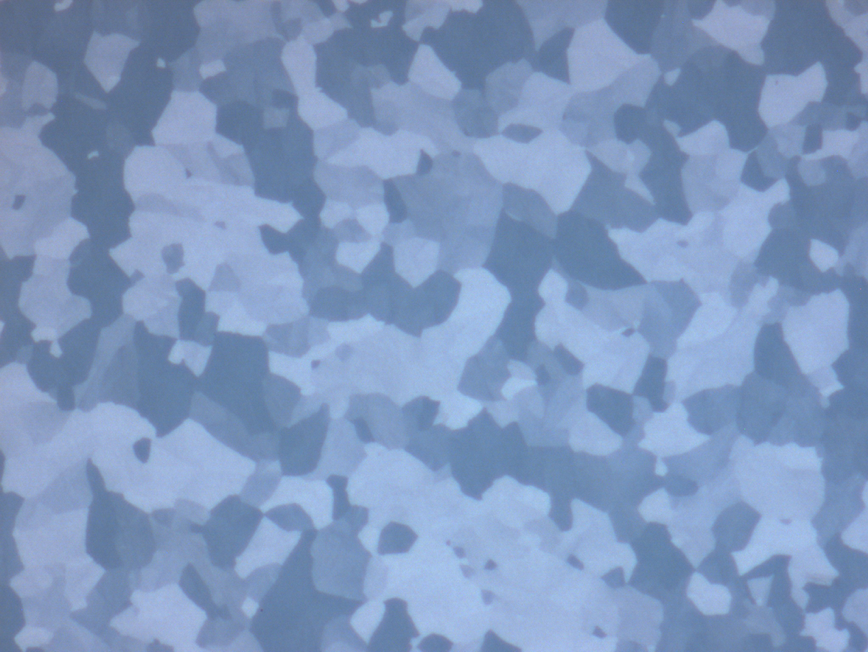
#> input picture contrast_images/15C_bf_140.png, 868 x 652 px
$ python grain_counting_continuous.py   (older library calls are emulated)
#> lines starting #> are read from the running program, lines starting #| are printed output that depends on the picture; after the words box and inside, x2 and y2 are one past the last pixel; in counts of white or black regions, pixels touching at a corner belong together
import numpy as np
import matplotlib.pyplot as plt

from scipy import ndimage as ndi
from skimage.io import imread
from skimage.color import rgb2gray, rgba2rgb, label2rgb
from skimage.filters import sobel, gaussian, threshold_otsu, threshold_local,\
        unsharp_mask, threshold_multiotsu
from skimage.filters.rank import mean
from skimage.morphology import disk
from skimage.morphology import closing, opening, binary_closing,\
        binary_opening, reconstruction, area_opening, diameter_closing,\
        binary_erosion, erosion, diameter_opening, flood, remove_small_holes,\
        binary_closing, remove_small_objects, binary_dilation, dilation
from skimage.segmentation import watershed, random_walker, mark_boundaries
from skimage.measure import label, regionprops
from skimage.future import graph
from skimage.util import random_noise, img_as_ubyte

# Import images in RGB space:
temp = 15
img_bf = rgba2rgb(imread(f'./contrast_images/{temp}C_bf_140.png'))
img_df = rgba2rgb(imread(f'./contrast_images/{temp}C_df_140.png'))
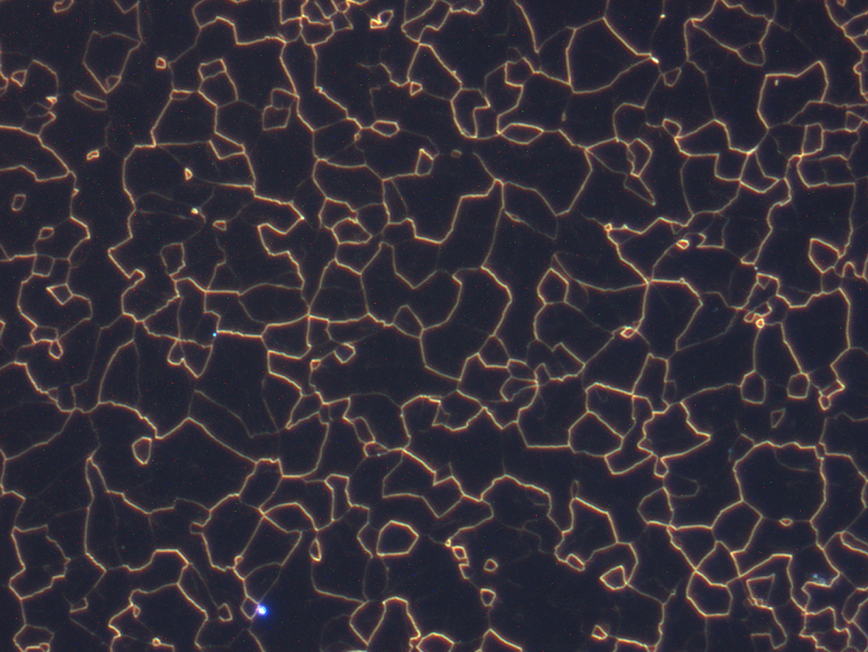
#> input picture contrast_images/15C_df_140.png, 868 x 652 px

# Isolate greyscale maps of grain boundaries:
gbs_bf = sobel(rgb2gray(img_bf))
gbs_df = rgb2gray(img_df)
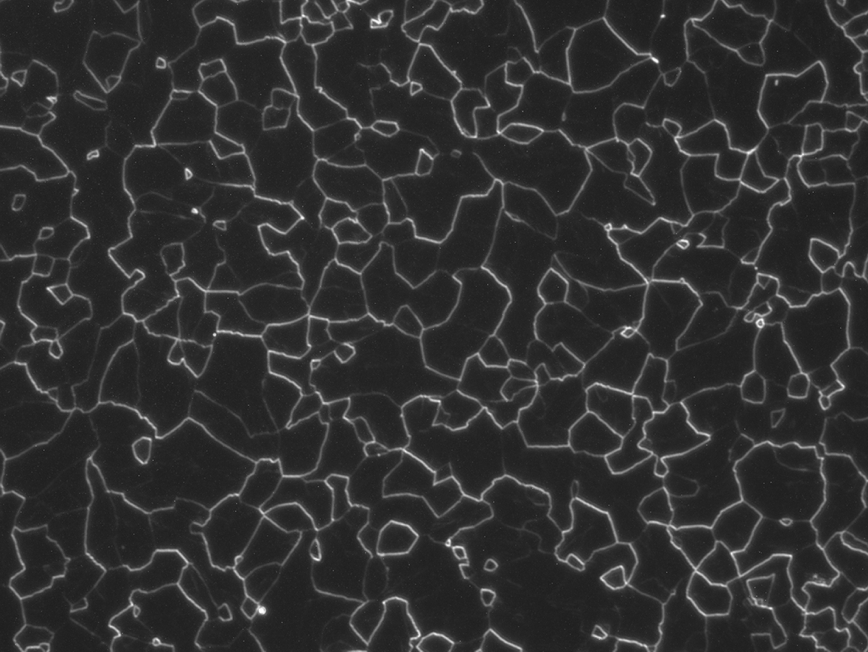
#> gbs_df: shape (652, 868) float64; min 0.102, max 0.999, mean 0.195

# Rescale fields to maximize contrast across middle 95% of data:

minval_bf = np.percentile(gbs_bf, 2.5)
#> minval_bf = 0.00118
minval_df = np.percentile(gbs_df, 2.5)
#> minval_df = 0.132
maxval_bf = gbs_bf.max()
#> maxval_bf = 0.0993
maxval_df = gbs_df.max()
#> maxval_df = 0.999

gbs_bf_maxcon = (gbs_bf - minval_bf) / (maxval_bf - minval_bf)
gbs_df_maxcon = (gbs_df - minval_df) / (maxval_df - minval_df)
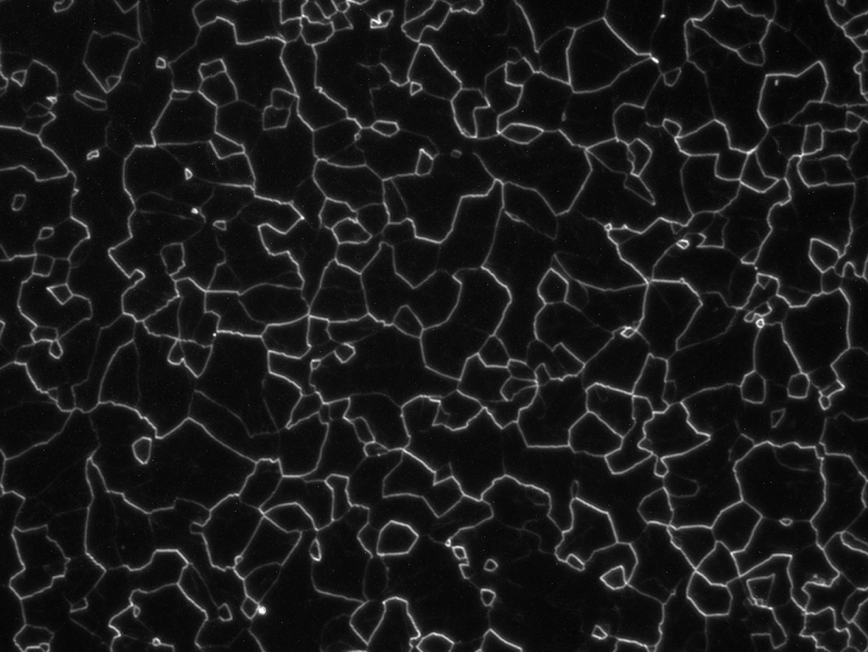
#> gbs_df_maxcon: shape (652, 868) float64; min -0.0337, max 1, mean 0.0726; drawn with min black and max white

gbs_bf_maxcon[gbs_bf_maxcon < 0] = 0
#> gbs_bf_maxcon: shape (652, 868) float64; min 0, max 1, mean 0.0933
gbs_df_maxcon[gbs_df_maxcon < 0] = 0
#> gbs_df_maxcon: shape (652, 868) float64; 2.49% of pixels changed, all inside (x1, y1, x2, y2) = (0, 0, 868, 652)

# Combine maps with equal weighting:
gbs_maxcon = 1 - (gbs_bf_maxcon+gbs_df_maxcon) / 2

# Use gaussian method to smooth noise and sharpen boundaries:
gbs_smoothed = mean(img_as_ubyte(gbs_maxcon), selem=disk(1))
#gbs_smoothed = gaussian(gbs_maxcon, sigma=0.5)
gbs_sharpened = unsharp_mask(gbs_smoothed, radius=5, amount=2)
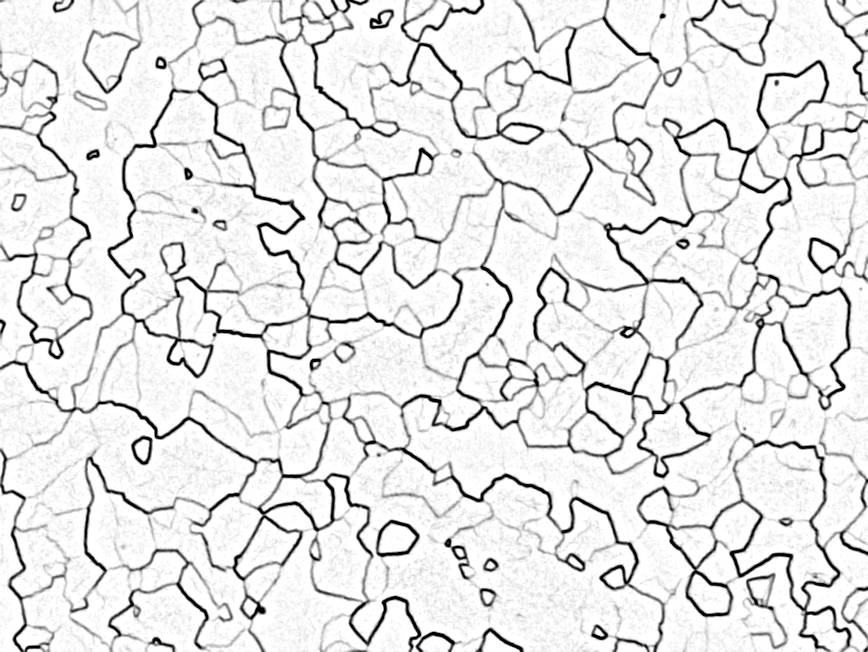
#> gbs_sharpened: shape (652, 868) float64; min 0, max 1, mean 0.899

# Use multiple otsu thresholding to identify candidate boundaries:
multi_thresholds = threshold_multiotsu(gbs_sharpened, classes=4, nbins=256)
#> multi_thresholds = [0.279, 0.611, 0.869]
gbs_regions = np.digitize(gbs_sharpened, bins=multi_thresholds)
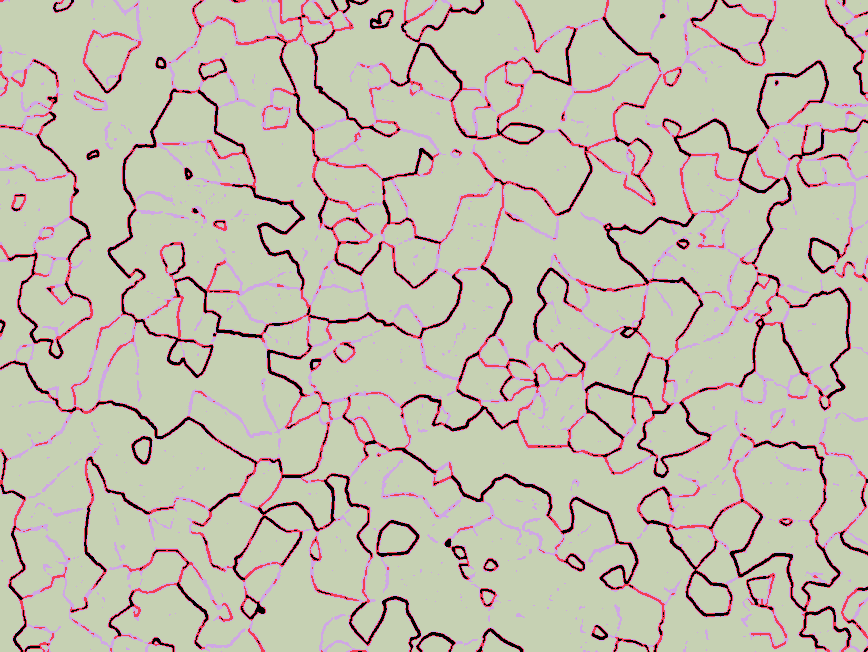
#> gbs_regions: shape (652, 868) int64; 4 distinct labels, from 0 to 3; one colour per label, 0 black

# Extract last region as grain candidates:
grains = (gbs_regions == gbs_regions.max())
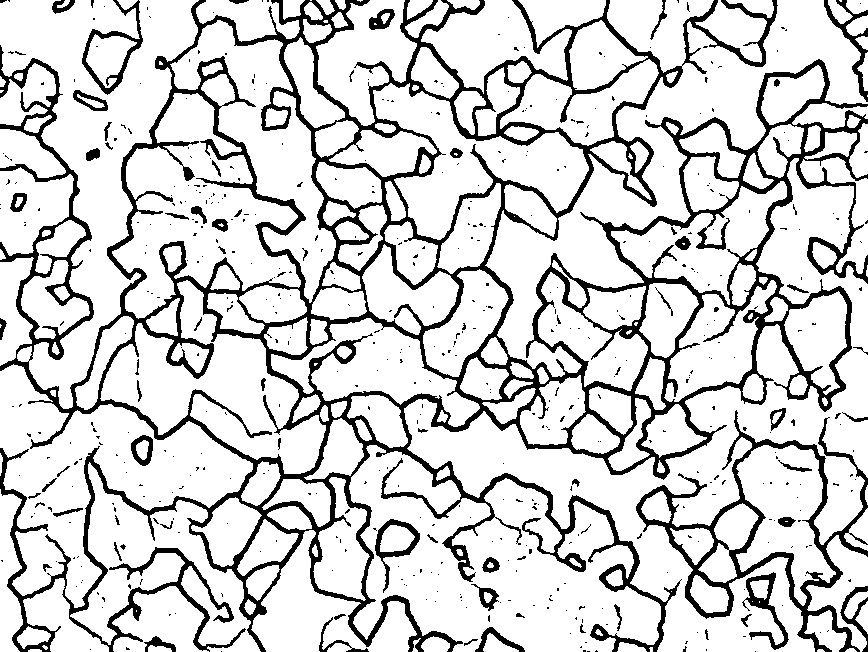
#> grains: shape (652, 868) bool; 82.3% white; 546 black regions (479 under 20 px), largest, box (x1, y1, x2, y2) and area: (0, 0, 868, 652) 81900, (636, 410, 868, 652) 7269, (82, 0, 143, 95) 1055

# Execute decimation procedure:
#   - remove and save grain cores with diameter < threshold
#   - then erode the remaining map
#   - loop until there's nothing left to erode

grains_eroding = grains
grain_cores = np.zeros_like(grains_eroding)
iterations = 0
grain_progress = np.zeros_like(grains_eroding)
radius_threshold = 20

while np.any(grains_eroding) and False:

    at = int(np.pi / 4 * radius_threshold**2)
    grains_stripped = area_opening(
            grains_eroding, area_threshold=at, connectivity=1)
    grain_cores = np.logical_or(grain_cores,
            np.logical_xor(grains_eroding, grains_stripped))

    grain_progress = np.where(grains_eroding != 0, grain_progress + 1,
            grain_progress)
    iterations = iterations + 1
    print(f'Decimation cycle: {iterations}')

    #grains_eroding = binary_erosion(grains_stripped, selem=disk(3))
    grains_eroding = binary_erosion(grains_stripped)
#> this loop made 0 passes
#> grain_cores: shape (652, 868) bool; every value is 0
#> after the loop, iterations = 0

# identify grain cores and locate centroids:

grain_cores_labels = label(grain_cores > 0, connectivity=2)
#> grain_cores_labels: shape (652, 868) int32; every value is 0
grain_cores_props = regionprops(grain_cores_labels)
#> grain_cores_props = []
grain_centroids = np.asarray([prop.centroid for prop in grain_cores_props])
#> grain_centroids = empty array
grain_centroid_coors = grain_centroids.astype(int)
#> grain_centroid_coors = empty array
markers = np.zeros_like(grain_cores_labels)

# Patch pixel-sized glitches stemming from middle regions:

# Locate small grains (bright regions of dark field):
#threshold_df = threshold_otsu(gbs_df_maxcon)
#gbs_regions_df = gbs_df_maxcon > threshold_df

gbs_opening = gbs_sharpened
opening_progress = np.zeros_like(gbs_opening)
erosion_radius = 3
dilation_radius = 1.5

while np.any(gbs_opening):

    opening_progress = np.where(gbs_opening != 0, opening_progress + 1,
            opening_progress)
    gbs_opening = erosion(gbs_opening, selem=disk(erosion_radius))
    gbs_opening = dilation(gbs_opening, selem=disk(dilation_radius))
#> this loop made 32 passes
#> gbs_opening: shape (652, 868) float64; every value is 0
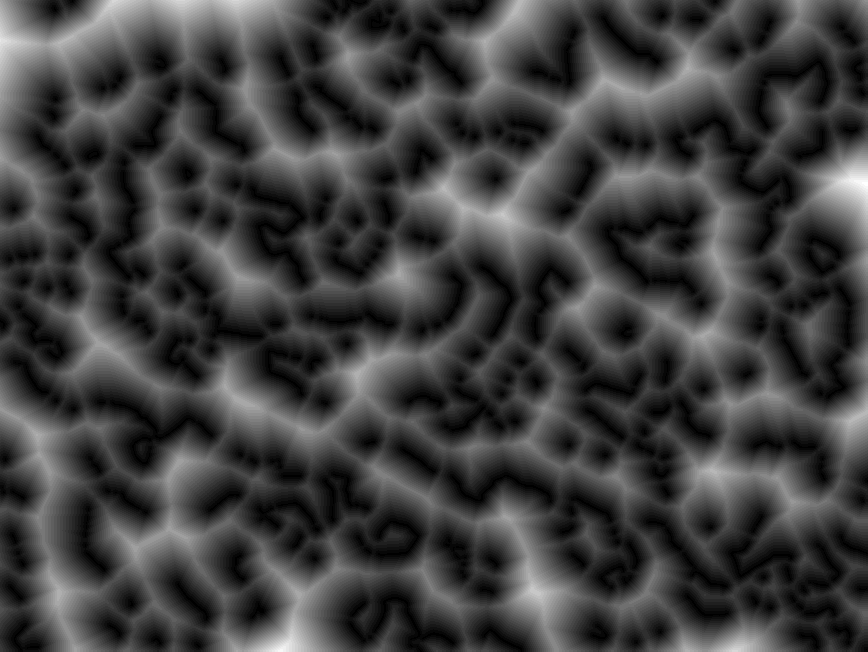
#> opening_progress: shape (652, 868) float64; min 0, max 32, mean 8.2; drawn with min black and max white

opening_progress = opening_progress / opening_progress.max()
print(opening_progress)
#> (printed output is left out)

#result = gbs_regions
result = opening_progress
# [61 lines of commented-out code are left out]

fig, axes = plt.subplots(nrows=2, ncols=2, sharex=True, sharey=True)
ax = axes.ravel()

ax[0].imshow(img_bf)
ax[0].set_title('Original Bright Field')
ax[1].imshow(img_df)
ax[1].set_title('Original Dark Field')
ax[2].imshow(gbs_sharpened, cmap=plt.cm.gray)
ax[2].set_title('Sharpened Combined GBs')
#ax[3].imshow(gbs_sharpened, cmap=plt.cm.gray)
#ax[3].imshow(result, cmap=plt.cm.gray)
#ax[3].imshow(result)
ax[3].imshow(result, cmap=plt.cm.nipy_spectral)
#ax[3].scatter(grain_centroid_coors[:,1], grain_centroid_coors[:,0])
#ax[3].scatter(grain_centroids[:,1], grain_centroids[:,0])
ax[3].set_title('Decimated Grain Cores')

for a in ax:
    a.set_axis_off()

fig.tight_layout()
plt.show()
